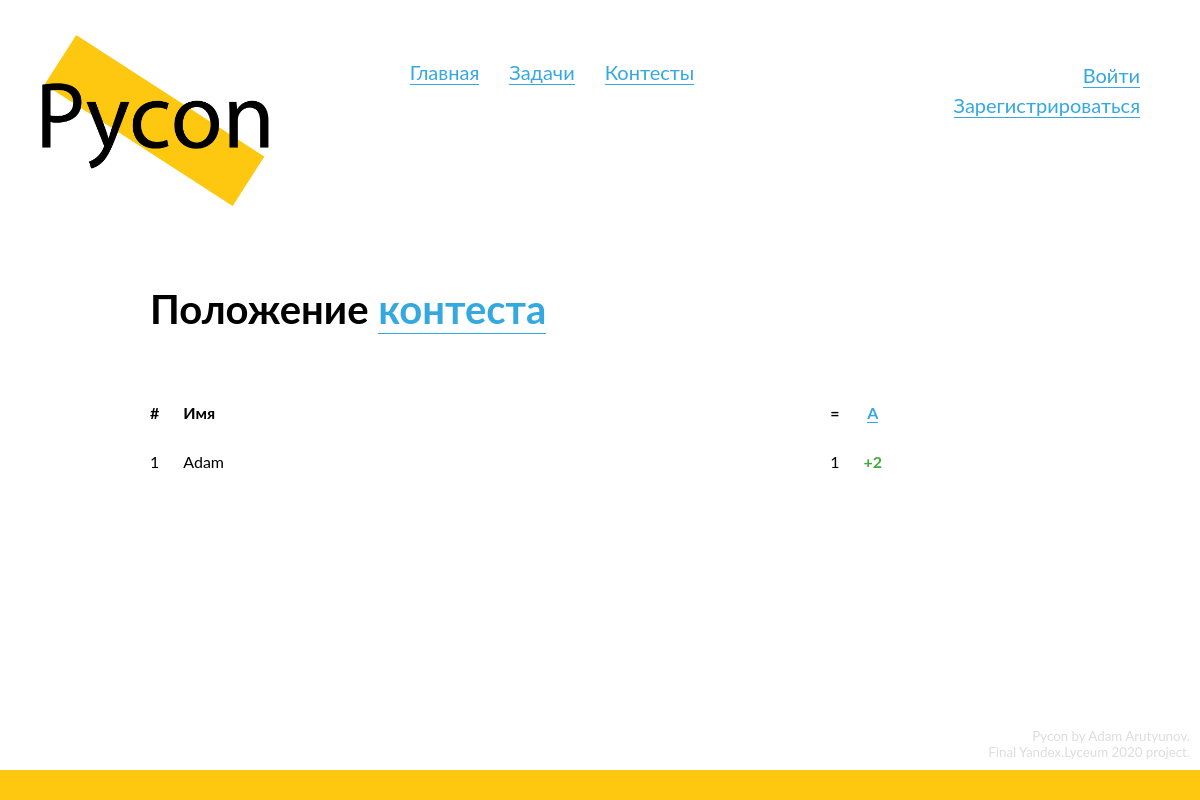
Page /contests/1/standings on the committed database.
### data/models/problem.py (models this page shows, shortened)
class Problem(SqlAlchemyBase, SerializerMixin):
    __tablename__ = 'problems'
    id = Column(Integer, primary_key=True, autoincrement=True)
    name = Column(String, nullable=True)
    situation = Column(String, nullable=False)
    input_data = Column(String, nullable=True)
    output_data = Column(String, nullable=True)
    tests = orm.relation("Test", back_populates='problem')
    time_limit = Column(Integer, nullable=True)
    memory_limit = Column(Integer, nullable=True)

### data/models/user.py (models this page shows, shortened)
class UserToContest(SqlAlchemyBase):
    __tablename__ = 'user_to_contest'
    user_id = Column(Integer, ForeignKey('users.id'), primary_key=True)
    user = orm.relation('User', back_populates='contests')
    contest_id = Column(Integer, ForeignKey('contests.id'), primary_key=True)
    contest = orm.relation('Contest', backref='participants')

class User(SqlAlchemyBase, UserMixin, SerializerMixin):
    __tablename__ = 'users'
    id = Column(Integer, primary_key=True, autoincrement=True)
    login = Column(String, nullable=True)
    email = Column(String, index=True, unique=True, nullable=False)
    hashed_password = Column(String, nullable=True)
    role = Column(Integer, default=0)
    submissions = orm.relation("Submission", back_populates='submitter')
    problems = orm.relation('UserToProblem', back_populates='user')
    contests = orm.relation('UserToContest', back_populates='user')
    def get_problem_association(self, problem):
        problem_associations = list(filter(lambda x: x.problem == problem, self.problems))
        if not problem_associations:
            return
        return problem_associations[0]
    def get_solved_contest_problems_count(self, contest):
        solved_problems_count = 0
        for problem in contest.problems:
            problem_association = self.get_problem_association(problem)
            if problem_association and problem_association.solved:
                solved_problems_count += 1
        return solved_problems_count

class UserToProblem(SqlAlchemyBase):
    __tablename__ = 'user_to_problem'
    user_id = Column(Integer, ForeignKey('users.id'), primary_key=True)
    user = orm.relation('User', back_populates='problems')
    problem_id = Column(Integer, ForeignKey('problems.id'), primary_key=True)
    problem = orm.relation('Problem', backref='users')
    solved = Column(Boolean, nullable=False)
    submissions = Column(Integer, default=1)

### Pycon.py (the view)
@app.route('/contests/<int:contest_id>/standings')
def contest_standings(contest_id):
    session = db_session.create_session()
    standings = []
    contest = session.query(Contest).get(contest_id)
    if not contest:
        abort(404)
    standings = sorted(contest.participants,
                       key=lambda x: -x.user.get_solved_contest_problems_count(contest))
    return render_template('standings.html', title=f"Результаты контеста №{contest_id}",
                           contest=contest, standings=standings)

### data/db_session.py (called while the page is built)
def create_session() -> Session:
    global __scoped_session
    return __scoped_session

### templates/standings.html (shortened to what this page needs)
{% extends "base.html" %}
{% block content %}
  <div class="content-header" id="standings-header">
    <h2>
      Положение
      <a href="/contests/{{ contest.id }}">
        контеста
      </a>
    </h2>
  </div>
  <div class="content-block" id="standings-table">
    {% if contest.participants %}
      <table class="contest-problems-table">
        <tr>
          <th class="id-td">
            <span>
              #
            </span>
          </th>
          <th class="problemname-td">
            <span>
              Имя
            </span>
          </th>
          <th class="id-td central-td">
            <span>
              =
            </span>
          </th>
          {% for problem in contest.problems %}
            <th class="id-td central-td">
              <a href="/problems/{{ problem.id }}">
                {{ 'ABCDEFGHIJKLMNOPQRSTUVWXYZ'[loop.index0] }}
              </a>
            </th>
          {% endfor %}
        </tr>
        {% for association in standings %}
          {% set user = association.user %}
          <tr>
            <td class="id-td">
               <span>
                 {{ loop.index }}
                </span>
            </td>
            <td class="problemname-td">
              <span>
                {{ user.login }}
              </span>
            </td>
            <td class="id-td central-td">
              <span>
                {{ user.get_solved_contest_problems_count(contest) }}
              </span>
            </td>
            {% for problem in contest.problems %}
              <td class="id-td central-td">
                {% set upa = user.get_problem_association(problem) %}
                {% if upa %}
                  {% if upa.solved == True %}
                    <span class="verdict-good">
                      <b>
                        +{{ upa.submissions if upa.submissions > 1 }}
                      </b>
                    </span>
                  {% else %}
                    <span class="verdict-bad">
                      <b>
                        -{{ upa.submissions }}
                      </b>
                    </span>
                  {% endif %}
                {% endif %}
              </td>
            {% endfor %}
          </tr>
        {% endfor %}
      </table>
    {% else %}
      А участников-то и нет!
    {% endif %}
  </div>
{% endblock %}

### static/css/style.css (style rules this page uses)
* { margin: 0; padding: 0; position: relative; }
html { height: 100%; }
:root { --primary-color: #FEC811; --light-grey: #D0D0D0; --very-light-grey: #ECECEC; }
body { position: relative; font-family: "Lato"; font-size: 14pt; min-height: 100%; }
a { text-decoration: none; color: #35A8E0; border-bottom: 1px solid #35A8E0; }
h2 { font-size: 30pt; margin-bottom: 50px; }
td, th { position: relative; vertical-align: top; border: none; }
th { padding-bottom: 10px; text-align: left; font-weight: bold; }
table { border: none; border-spacing: 2vw 20px; margin-left: -2vw; width: 100%; font-size: 12pt; }
table a { font-weight: bold; }
.content-block { margin-top: 25px; margin-bottom: 50px; }
.content-header { margin-bottom: 50px; }
.id-td { width: 1px; overflow: visible; }
.central-td { text-align: center; }
.verdict-good { color: #40AA3B; }

### rows in the picture
Problem: index0 "A"
User: login "Adam"
UserToProblem: get_solved_contest_problems_count "1", submissions "2"
